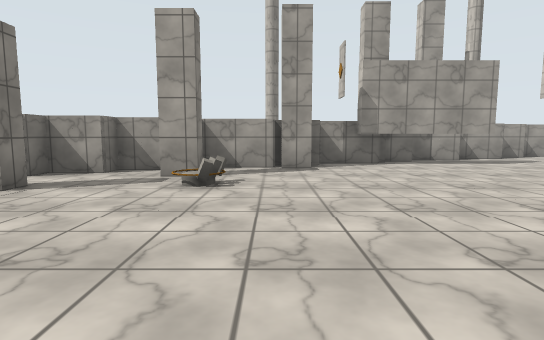
[1] (above)

13 first-person views from a walk through a Unity game level. The camera is 1.3 m above the floor, tilts 6° down and sees 80° across. Doors are open. The floor is counted in squares, 2 m on a side. Each view is taken from the middle of a square. On the plan, view 1 faces up. The plan holds only what a view shows up to about 10 squares ahead; the rest is blank. The place goes on beyond the plan. The player is left out. Surface patterns are stand-ins for the level's own textures.

[2]
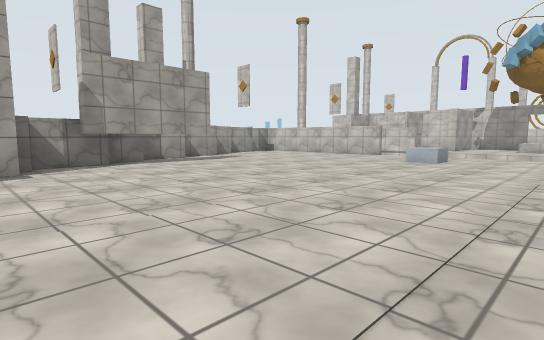

[3]
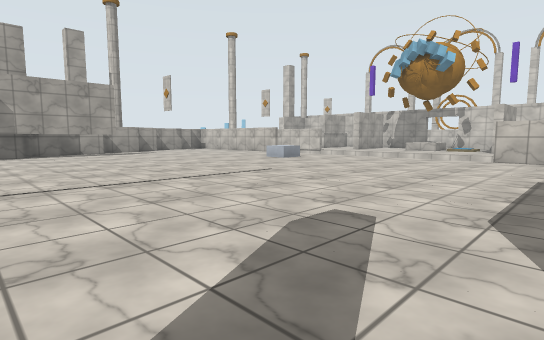

[4]
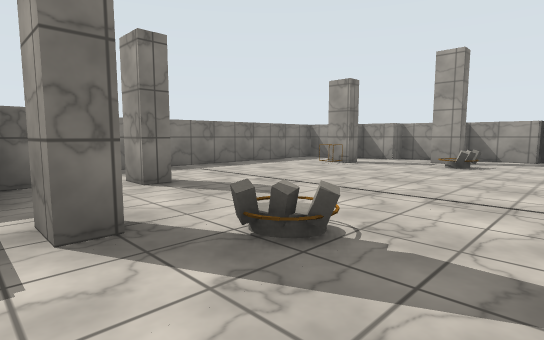

[5]
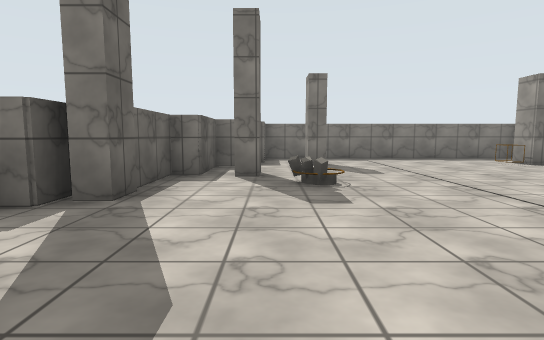

[6]
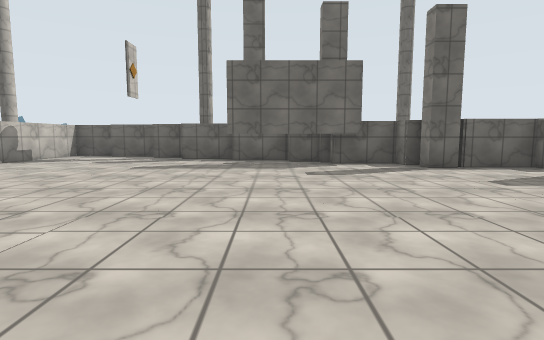

[7]
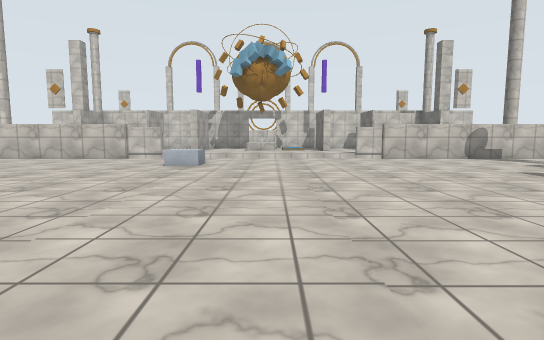

[8]
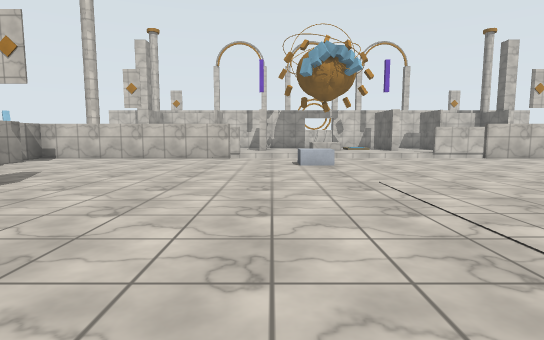

[9]
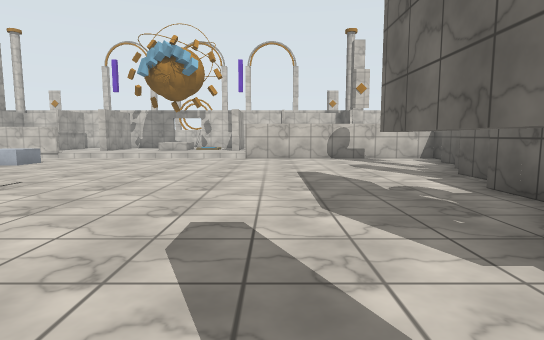

[10]
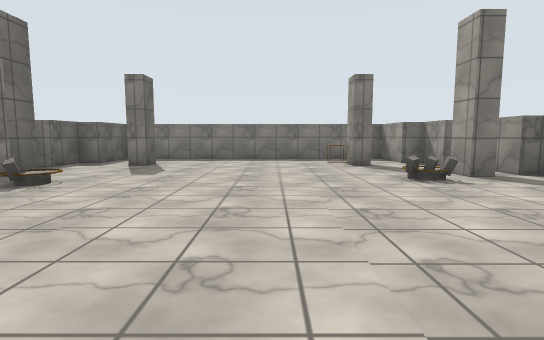

[11]
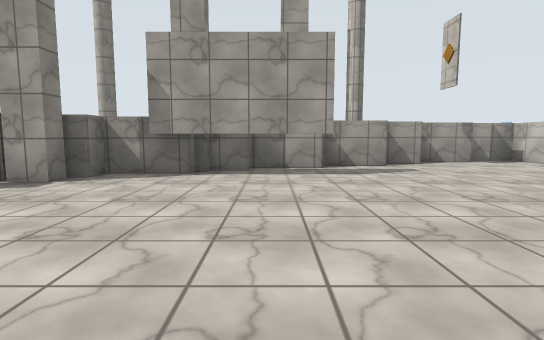

[12]
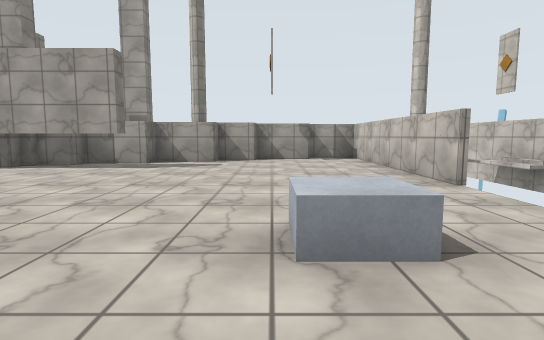

[13]
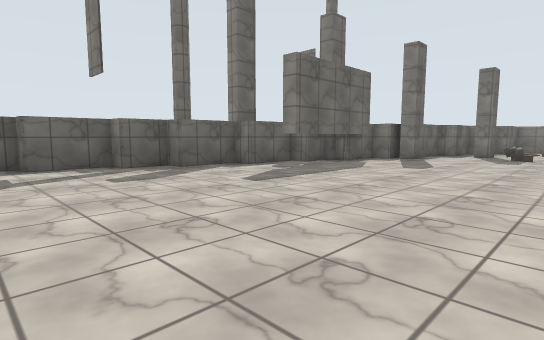

### Floor plan
Points are (right, up) in squares from view 1. A wall is a line through its corners. A room is listed if a view was taken in it or the views show most of it. See-through windows are left out.
Room 1 (views 1, 2, 3, 4, 5, 6, 7, 8, 9, 10, 11, 12, 13)
walls: (1.9, -4.3) (5, -4.3) (5, -4.8); (2.8, -5.2) (3.6, -5.2) (3.6, -5.7) (5, -5.7) (5, -6.2) (6.6, -6.2) (6.6, -6.7) (7.6, -6.7) (7.6, -7.2) (9.1, -7.2) (9.1, -7.7) (10.4, -7.7) (10.4, -2.1); (0.2, -4.3) (1.1, -4.3) (1.1, -4.7) (2.6, -4.7); (0.8, 7) (0.8, 6.7) (-1.4, 6.7) (-1.4, 6.2) (-2.9, 6.2) (-2.9, 5.7) (-3.9, 5.7) (-3.9, 5.2) (-5.4, 5.2) (-5.4, -2.2) (-3.9, -2.2) (-3.9, -2.7) (-2.9, -2.7) (-2.9, -3.2) (-1.4, -3.2) (-1.4, -3.7) (0.8, -3.7) (0.8, -4); (2.6, 7.7) (1.1, 7.7) (1.1, 7.3) (0.6, 7.3); (5, 7.8) (5, 7.3) (2, 7.3) (2, 7.8); (3.6, 8.2) (2.8, 8.2); (0.1, 7.2) (0.1, 6.6); (10.4, 5.1) (10.4, 10.7) (9.1, 10.7); (-3.9, -0.8) (-3.2, -0.8) (-3.2, -1.2) (-3.9, -1.2); (7.6, 9.7) (6.6, 9.7) (6.6, 9.2) (5, 9.2) (5, 8.7) (3.6, 8.7); (9.1, 10.2) (7.5, 10.2)
objects: other object (-3, 4); other object (-1, -2); other object (-1, 4); other object (-1, 5); other object (0, -2); other object (8, 3)

Where each view was taken, in squares from view 1:
view 1: 0 up, 0 right, facing up
view 2: 0 up, 0 right, facing up-right
view 3: 4 down, 1 right, facing up-right
view 4: 3 down, 1 right, facing up-left
view 5: 2 down, 4 right, facing left
view 6: 3 up, 4 right, facing down
view 7: 1 up, 1 right, facing right
view 8: 4 up, 1 right, facing right
view 9: 3 down, 1 right, facing right
view 10: 2 up, 4 right, facing left
view 11: 2 up, 4 right, facing up
view 12: 1 up, 8 right, facing up
view 13: 0 up, 10 right, facing down-left
